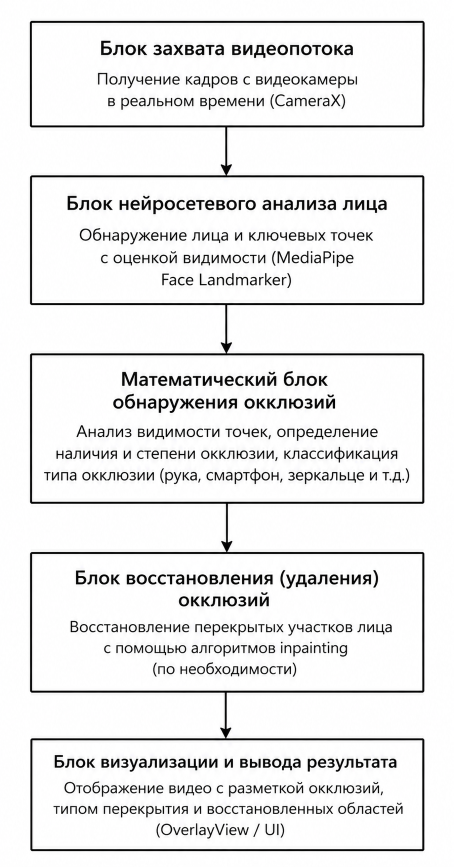
#> input picture 1.jpg, 907 x 1734 px (shown at 1/2 size)
$ python -i enhance.py   (imports and definitions only)
#> lines starting #> are read from the running program, lines starting #| are printed output that depends on the picture
#> further down, picture is the input picture: shape (1734, 907, 3); mean B, G, R 234.7, 234.6, 234.6
"""Boost text contrast on price-tag crops before sending them to OCR."""

from __future__ import annotations

import cv2
import numpy as np


def boost_text_contrast(
    image: np.ndarray,
    *,
    clip_limit: float = 2.5,
    tile_grid: int = 8,
    sharpen: bool = True,
) -> np.ndarray:
    """
    Apply CLAHE on the luminance channel, then optionally unsharp-mask the
    result. The output preserves colour for downstream OCR.
    """
#> called with clip_limit = 2.5, tile_grid = 8, sharpen = True
    if image is None or image.size == 0:
        return image

    if image.ndim == 2:
        clahe = cv2.createCLAHE(clipLimit=clip_limit, tileGridSize=(tile_grid, tile_grid))
        out = clahe.apply(image)
    else:
        lab = cv2.cvtColor(image, cv2.COLOR_BGR2LAB)
#> lab: shape (1734, 907, 3); mean of channels 0, 1, 2 235.1, 128, 128
        l, a, b = cv2.split(lab)
        clahe = cv2.createCLAHE(clipLimit=clip_limit, tileGridSize=(tile_grid, tile_grid))
        l = clahe.apply(l)
        out = cv2.cvtColor(cv2.merge([l, a, b]), cv2.COLOR_LAB2BGR)

    if sharpen:
        blur = cv2.GaussianBlur(out, (0, 0), sigmaX=1.4)
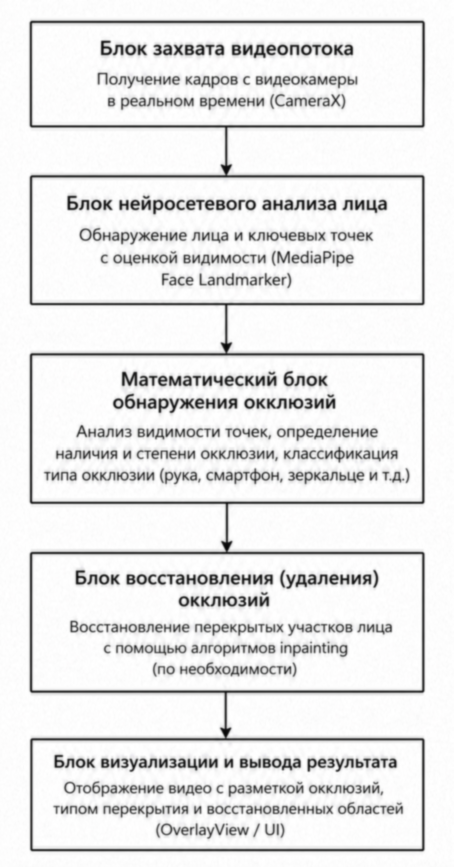
#> blur: shape (1734, 907, 3) (shown at 1/2 size); mean B, G, R 231.4, 231.4, 231.4
        out = cv2.addWeighted(out, 1.5, blur, -0.5, 0)
        out = np.clip(out, 0, 255).astype(np.uint8)

    return out


def upscale_bicubic(image: np.ndarray, factor: float = 2.0) -> np.ndarray:
    if factor == 1.0:
        return image
    return cv2.resize(image, None, fx=factor, fy=factor, interpolation=cv2.INTER_CUBIC)

>>> import cv2
>>> picture = cv2.imread('../../../1.jpg')
>>> result = boost_text_contrast(picture)

$ run again, on 2.jpg
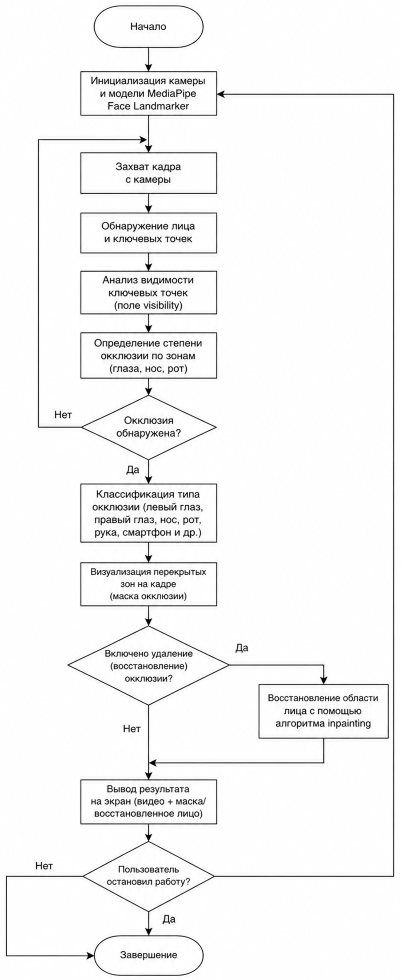
#> input picture 2.jpg, 802 x 1960 px (shown at 1/2 size)
#> picture is the input picture: shape (1960, 802, 3); mean B, G, R 245.3, 245.2, 245.2
#> lab: shape (1960, 802, 3); mean of channels 0, 1, 2 245.6, 128, 128
#> in boost_text_contrast, `blur = cv2.GaussianBlur(out, (0, 0), sigmaX=1.4)`:
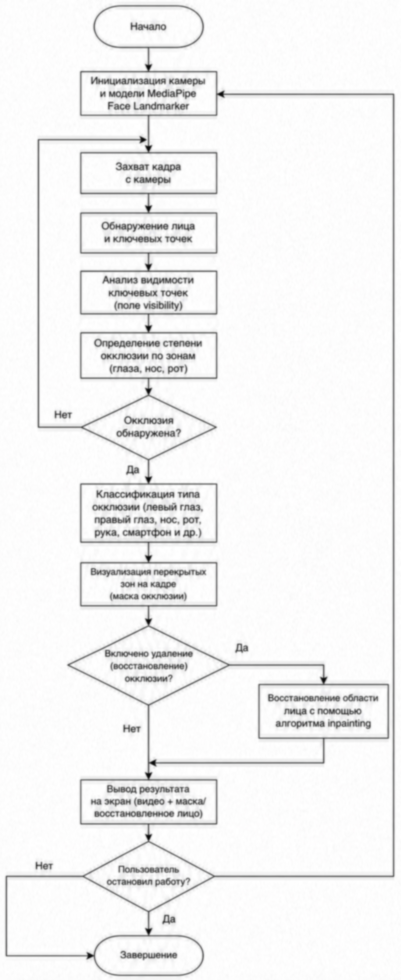
#> blur: shape (1960, 802, 3) (shown at 1/2 size); mean B, G, R 242.3, 242.2, 242.3

$ run again, on 3.jpg
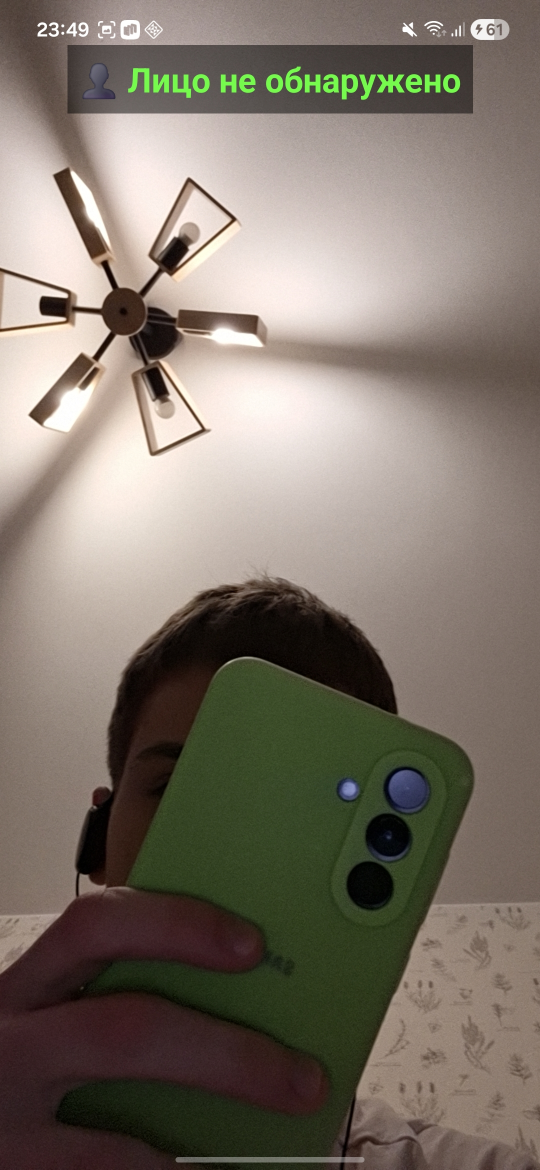
#> input picture 3.jpg, 1080 x 2340 px (shown at 1/2 size)
#> picture is the input picture: shape (2340, 1080, 3); mean B, G, R 106.4, 117.5, 126.7
#> lab: shape (2340, 1080, 3); mean of channels 0, 1, 2 124.3, 129.6, 135.7
#> in boost_text_contrast, `l, a, b = cv2.split(lab)`:
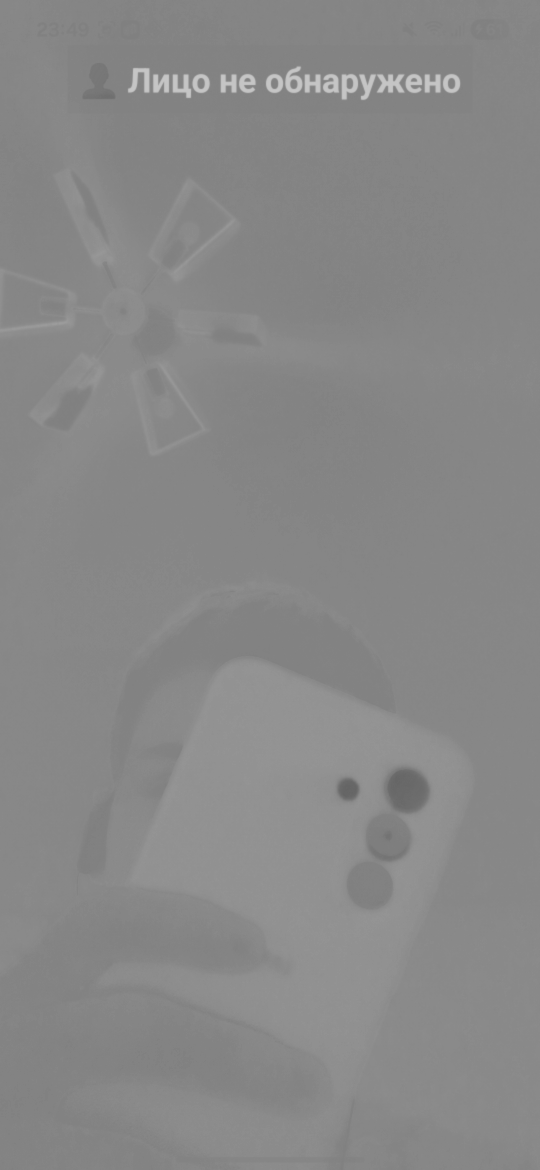
#> b: shape (2340, 1080) (shown at 1/2 size); min 100, max 198, mean 135.7
#> in boost_text_contrast, `out = cv2.cvtColor(cv2.merge([l, a, b]), cv2.COLOR_LAB2BGR)`:
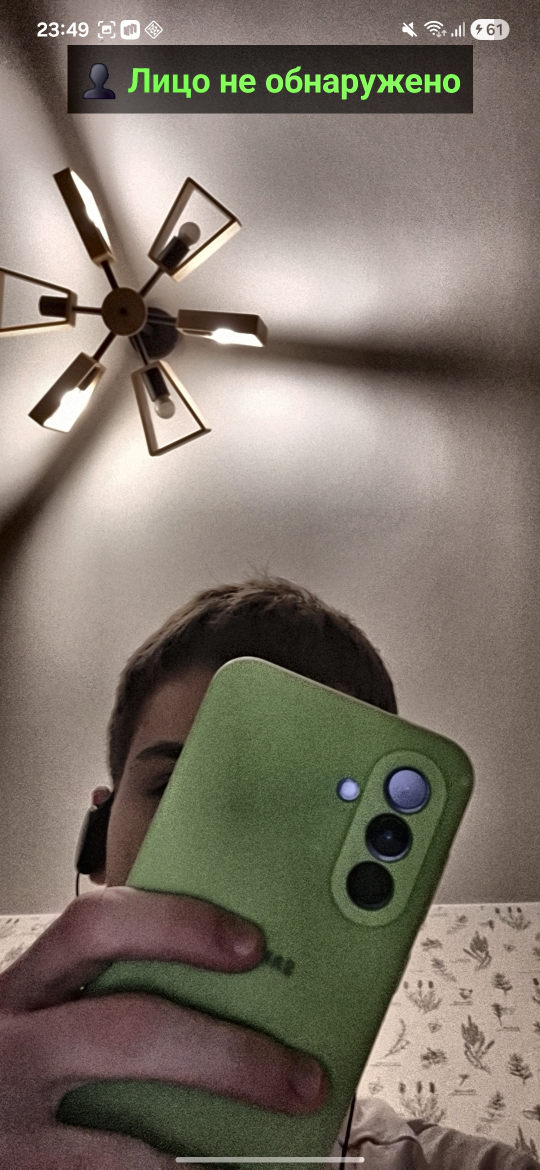
#> out: shape (2340, 1080, 3) (shown at 1/2 size); mean B, G, R 104.9, 116.2, 125.3
